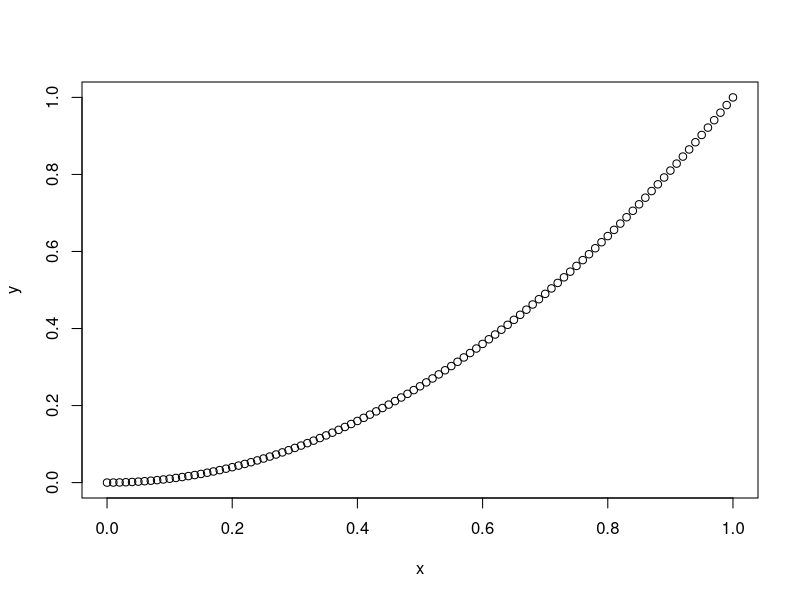
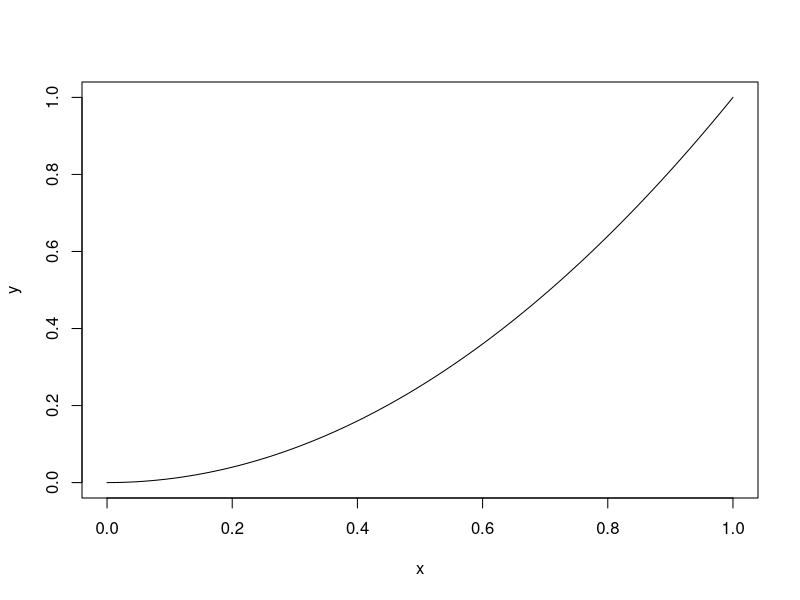
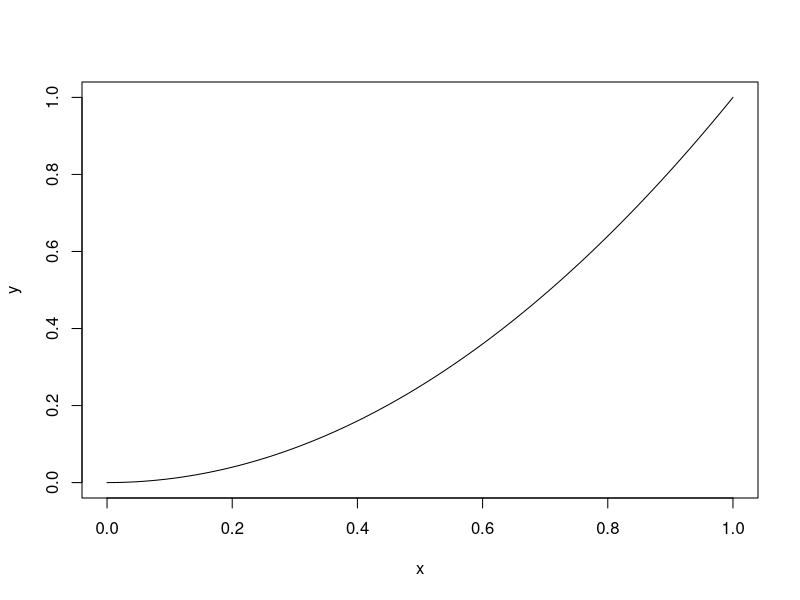
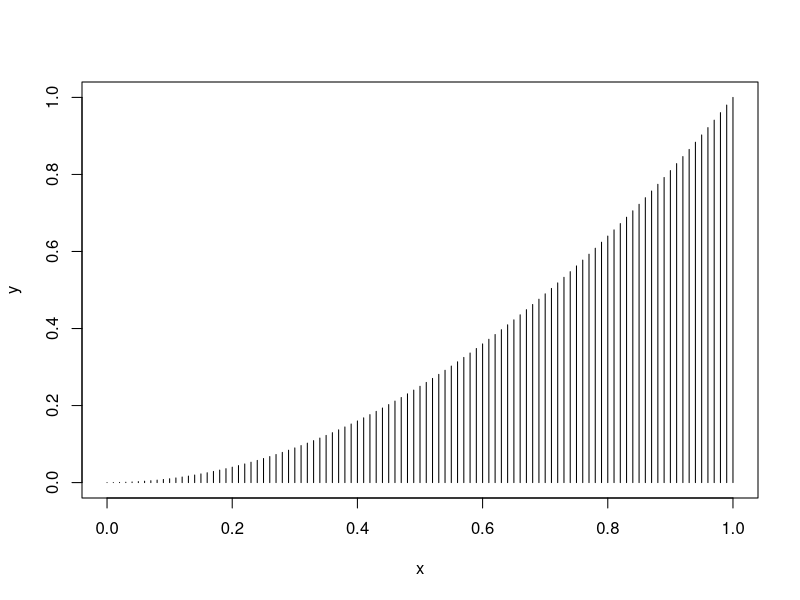
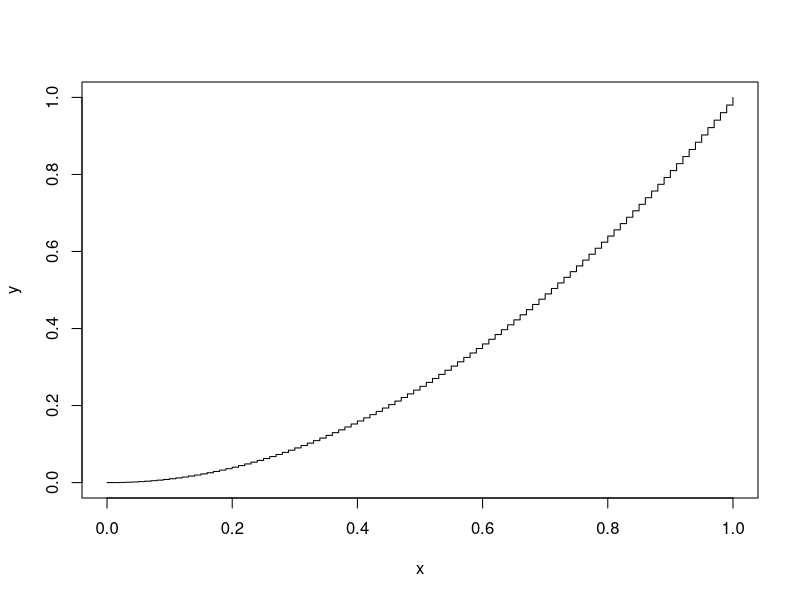
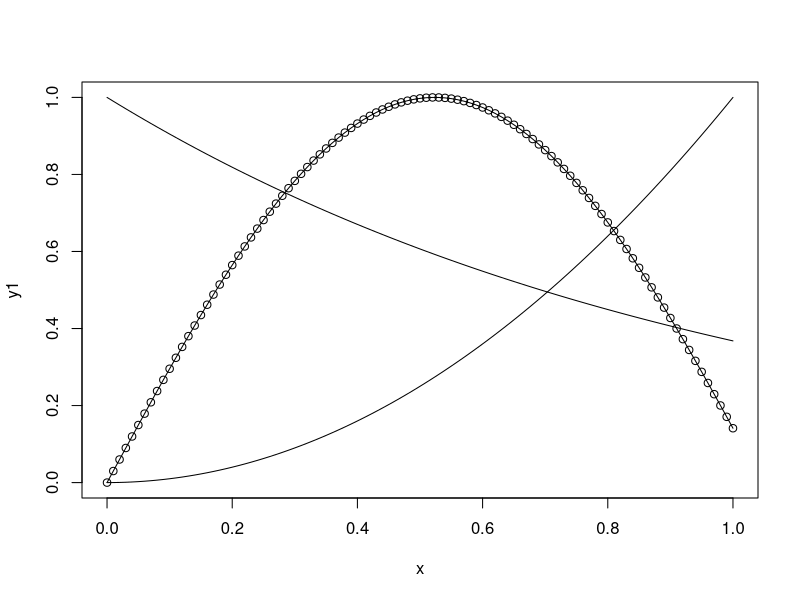
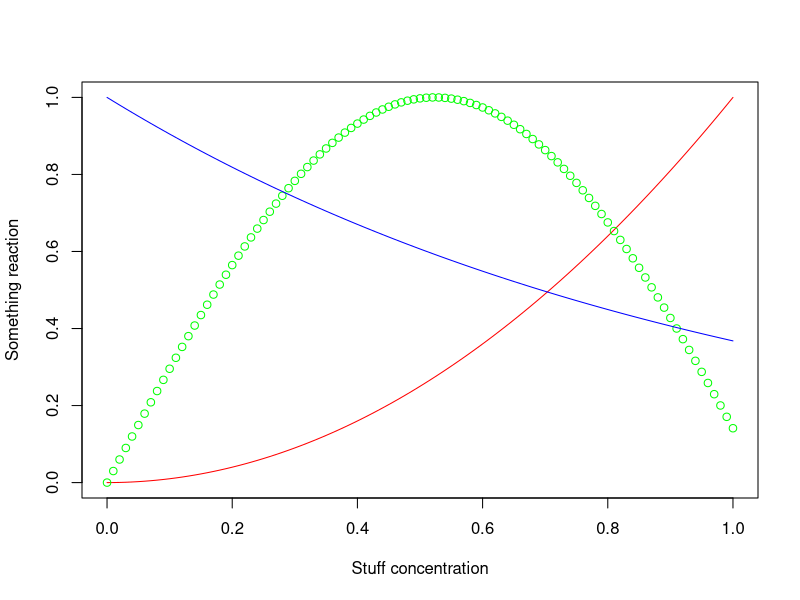
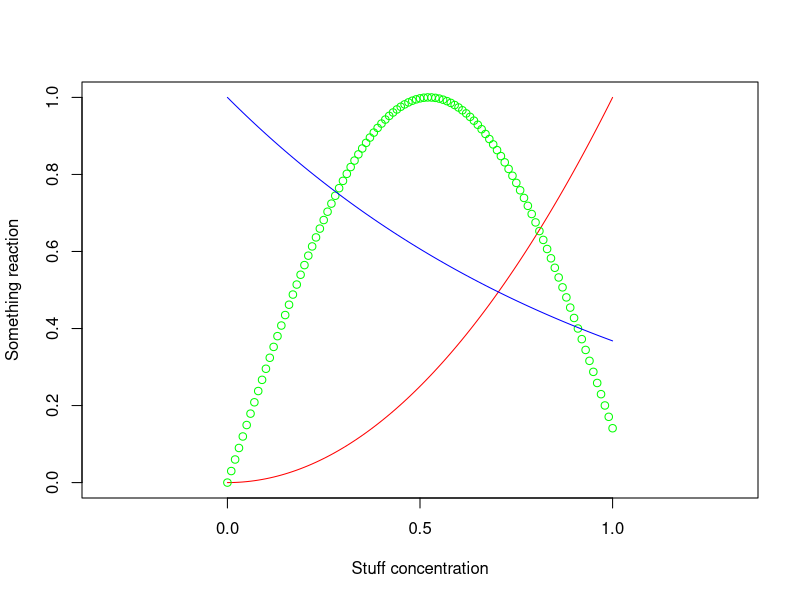

The R script that drew these images, in order: (Note: a time limit stopped this script after it produced the figures.)
## Построение графиков

# Рассмотрим несколько полезных функций для рисования графиков, 
# которые окажутся полезными для иллюстрации материала. 
# Начнем с того, что нарисуем параболу. 
# Для этого воспользуемся функцией `plot()`, задав ей требуемый график поточечно:


x <- seq(0, 1, 0.01)
y <- x ^ 2
plot(x, y)


# Основной недостаток нашего результата состоит в том, 
# что вместо графика мы получили набор круглешков для каждой точки. 
# Ситуацию легко исправить указав параметр `type = "l"`, 
# уточняющий что мы хотим соединить переданные точки линиями:

x <- seq(0, 1, 0.01)
y <- x ^ 2
plot(x, y, type = "l")

# Попробуйте также типы `"h"` и `"s"`:

x <- seq(0, 1, 0.01)
y <- x ^ 2
plot(x, y, type = "l")
plot(x, y, type = "h")
plot(x, y, type = "s")

# Как можно видеть, RStudio создало три отдельных полотна 
# (вместе с удобной возможностью между ними переключаться). 
# Если же вы хотите нарисовать несколько разных функций на одном полотне,
# то необходимо ограничеться одним вызовом `plot()` 
# и дорисовывать оставшиеся функции через `lines()` и `points()`:

x <- seq(0, 1, 0.01)
y1 <- x ^ 2
y2 <- sin(x * 3)
y3 <- exp(-x)

plot(x, y1, type = "l")
points(x, y2)
lines(x, y3)
lines(x, y2)

plot.new()

# Результат можно сделать интереснее, добавив цвета (с помощью параметра `col`) 
# и названия для осей:


x <- seq(0,1,0.01)
y1 <- x^2
y2 <- sin(x*3)
y3 <- exp(-x)
plot(x, y1, type = "l", col = "red", xlab = "Stuff concentration", ylab = "Something reaction")
points(x, y2, col = "green")
lines(x, y3, col = "blue")


# Наконец, если вы хотите нарисовать графики в нужном вам масштабе, 
# то можете указать требуемые участки осей (параметры `xlim` и `ylim`) 
# и отношение сторон полотна (`y/x`, параметр `asp`):


x <- seq(0,1,0.01)
y1 <- x^2
y2 <- sin(x*3)
y3 <- exp(-x)
plot(x, y1, type = "l", col = "red", xlab = "Stuff concentration", 
     ylab = "Something reaction", xlim = c(0,1), ylim = c(0,1), asp = 1)
points(x, y2, col = "green")
lines(x, y3, col = "blue")


### Рисование полигонов и подграфиков

# Часто очень удобно бывает продемонстрировать что-либо с помощью закрашенного подграфика. 
# Этого эффекта можно добиться с помощью функции `polygon`, 
# которая рисует полигон, заданный набором точек:

# `polygon()` лишь дорисовывает на полотне, не создавая свое,
# поэтому его сначала необходимо создать
# `plot.new()` позволяет это быстро сделать, не рисуя других графиков.
plot.new()
# (0, 0), (1, 0), (0.5, 1)
triangleX <- c(0, 1, 0.5)
triangleY <- c(0, 0, 1)
polygon(triangleX, triangleY)


rectX <- c(0.05, 0.05, 0.7, 0.7)
rectY <- c(0.2, 0.65, 0.65, 0.2)
polygon(rectX, rectY)


# Полигон можно закрашивать с помощью параметра `col` и убирать у него границу (черную обводку)
# установив `border = NA`:


plot.new()
# (0, 0), (1, 0), (0.5, 1)
triangleX <- c(0, 1, 0.5)
triangleY <- c(0, 0, 1)
polygon(triangleX, triangleY, col = "red")

rectX <- c(0.05, 0.05, 0.7, 0.7)
rectY <- c(0.2, 0.65, 0.65, 0.2)
polygon(rectX, rectY, col = "green", border = NA)

# Попробуем применить полигоны для закрашивания подграфиков:

x <- seq(-1,1,0.01)
y <- x^2
plot(x, y, type = "l", col = "red")
polygon(x, y, col = "red", border = NA)  


x <- seq(0,1,0.01)
y <- sin(x*3)
plot(x, y, type = "l", col = "red")
polygon(x, y, col = "red", border = NA)


# При таком подходе закрашенная область получется немного скривленной. 
# Это можно исправить добавив ещё две точки, соединяющие рисуемый полигон с осью абсцисс:


x <- seq(0,1,0.001)
y <- sin(x*3)
plot(x, y, type = "l", col = "red")
polygon(c(x, x[length(x)]), c(y, 0), col = "red", border = NA)

x <- seq(-1,1,0.01)
y <- x^2
plot(x, y, type = "l", col = "red")
polygon(c(x[1], x, x[length(x)] ),c(0, y, 0), col = "red", border = NA)



# Мы также можем добавить графикам прозрачности, 
# добавив цвета альфа-канал с помощью команды `adjustcolor()`. 
# Например: `adjustcolor("red", alpha.f = .25)`. 
# Это позволит нам также показывать пересечение двух подграфиков:


x <- seq(0, 1, 0.001)
y1 <- sin(x * 3)
y2 <- sin(1.5 + x * 3)
plot(x, y1, type = "l", col = "red")
lines(x, y2, col = "blue")
polygon(c(x, x[length(x)], x[1]),
        c(y1, 0, 0),
        col = adjustcolor("red", alpha.f = .10),
        border = NA)
polygon(c(x, x[length(x)], x[1]),
        c(y2, 0, 0),
        col = adjustcolor("blue", alpha.f = .50),
        border = NA)




### Упражнение 1

# Создайте функцию `normPlots()`, принимающую на вход четыре параметра 
# `mean1`, `mean2`, `sd`, `level` и рисующую две плотности нормального распределения
# с средними значениями `mean1` (красным цветом), `mean2` (синим) и дисперсией `sd^2`. 
# Плостности должны иметь закрашенные подграфики. Кроме того, если `level != NA`, 
# она должна рисовать вертикальную черту, выходящую из точки `(level, 0)` 
# и заканчивающуюся на вершине графика (на уровне пиков плотностей).
# Плотность нормального распределения вычисляется функцией `dnorm()`. 


normPlots <- function(mean1, mean2, sd, level = NA) {
  a <- min(mean1, mean2) - 3 * sd
  b <- max(mean1, mean2) + 3 * sd
  x <- seq(a, b, 0.001)
  y1 <- dnorm(x, mean = mean1, sd = sd)
  y2 <- dnorm(x, mean = mean2, sd = sd)
  plot(x, y1, type = "l", col = "red")
  lines(x, y2, col = "blue")
  extX <- c(x, x[length(x)], x[1])
  polygon(extX, c(y1, 0, 0), col = adjustcolor("red", alpha.f = .25), border = NA)
  polygon(extX, c(y2, 0, 0), col = adjustcolor("blue", alpha.f = .25), border = NA)
  
  if (!is.na(level)) {
    top <- 1 / (sd * sqrt(2 * pi))
    lines(c(level, level), c(0, top))
  }
}

normPlots(mean1 = -1, mean2 = 1, sd = 1, level = 0)


## Проверка гипотез

# Мы разработали новый революционный препарат, 
# позволяющий людям повысить своё IQ, 
# скажем, на двадцать пунктов и теперь хотим доказать его работоспособность. 
# Для этого мы вводим две гипотезы: $H_0$ - наше лекарство ничего не делает 
# и $H_a$ - оно работает как обещано. 
# Для проверки этой гипотезы мы проводим простой тест - 
# выбираем случайного человека с улицы (только одного, препарат дорогой!), 
# скармливаем ему лекарство и даём пройти IQ-тест. 
# Если в результате у него будет больше 120IQ, 
# то считаем что наше лекарство работает (принимаем альтернативную гипотезу $H_a$)
# или же меньше (отвергаем альтернативную гипотезу и принимаем $H_0$).
# 
# Картинка это иллюстрирующая, и предполагающая нормальное распределение IQ, 
# может быть получена так (красный график соответствует основной гипотезе, 
# а синий - альтернативной):


normPlots(100, 120, 10, level = 120)

# 
# Как видно из картинки, даже если наш препарат эффективен, - 
# вероятность тесту объявить наш препарат нерабочим равна $\alpha_2 = 50%$ (ошибка второго рода). 
# В то же время вероятность $\alpha_1$ неоправданно решить, 
# что препарат эффективен, когда это не так соответствует лишь 
# небольшому кусочку красной плотности (ошибка первого рода).
# 
# Двигая пограничное значение 120IQ влево или вправо мы может изменять значения этих ошибок, 
# но среди них нет строго оптимального: 
# уменьшение ошибки первого рода приводит к росту ошибки второго и наоборот.
# 
# На практике обычно фиксируют ошибку первого рода равной $\alpha_1 = 0.05$. 
# Вместо же ошибки второго рода, обычно говорят о **мощности** теста $1 - \alpha_2$, 
# описывающую вероятность действительно принять альтернативную гипотезу, если она верна. 
# Повышения мощности добиваются увеличением выборки.
# 
# В нашем случае, например, будет необходимо тестировать препарат на большем количестве людей. 
# Действительно, если мы протестируем 100 людей и рассмотрим их среднее значение IQ, 
# то оно также окажется нормально распределено с тем же средним, но в 10 раз меньшей sd. 
# Тогда тест с пограничным значением 110 должен дать очень низкие ошибки первого и второго рода,
# а соответственно и высокую мощность:

normPlots(100, 120, 1, level = 110)

# Обычно тесты проектируют так, чтобы они имели мощность не менее 0.8, а лучше 0.9 или 0.95.



### Размер эффекта

# Такой замечательный тест на всего 100 людях у нас получился благодаря тому, 
# что наш препарат обещал быть слишком эффективным. 
# Если же мы возбмём более скромный прирос в 2IQ, то результаты будут скромнее:


normPlots(100, 102, 1, level = 101)
normPlots(100, 102, 10, level = 101)


# Такое изменение было вызвано уменьшением ожидаемого эффекта нашего препарата. 
# Наоборот, достаточно увеличив этот эффект (пусть препарат добавляет 100IQ) 
# мы можем ограничиться и одним испытанием:


normPlots(100, 200, 10, level = 150)


# Отсюда можно вынести, что больший размер эффекта влечет к большей мощности. 
# Если же размер эффекта близок к нулю, 
# то чтобы добиться достаточной мощности нам может понадобиться очень большое число испытаний:


normPlots(100, 102, 0.1, level = 101)


# Заметим также, что размер эффекта задается не только разницей средних значений, 
# но и дисперсией распределения (растянотостью графика). 
# Для его определения обычно используется (коэффициент d Коэна)
# [https://en.wikipedia.org/wiki/Effect_size]
# с объединенным стандартным отклонением (pooled standard deviation):

# Обычно 0.2 считается маленьким размером эффекта, 0.5 средним, а 0.8 уже большим.

### Упражнение 2

# Какие значения коэффициента вы бы ожидали увидеть для выборок в случаях, 
# когда препарат увеличивает IQ на 20 пунктов? На 2?
#   
# Напишите функцию для вычисления Коэффициент d Коэна и посчитайте размер эффекта 
# для симулированных данных в случае приростов 20 и 2 IQ.
# Сравните их значения.


s.Squared <- function(x) {
  m <- mean(x)
  sum((x - mean(x))^2) / (length(x) - 1)
}

pooledSD <- function(x, y) {
  n1 <- length(x)
  n2 <- length(y)
  numerator <- (n1 - 1) * s.Squared(x) + (n2 - 1) * s.Squared(y)
  denominator <- n1 + n2 - 2
  sqrt(numerator / denominator)
}

cohen.d <- function(x, y) {
  (mean(x) - mean(y)) / pooledSD(x, y)
}

x <- rnorm(n = 100, mean = 100, sd = 10)
y <- rnorm(n = 100, mean = 120, sd = 10)

cohen.d(x, y)

### Тест Стьюдетна

# t-тест Стьюдента это один из наиболее распространенных тестов в статистике. 
# Он используется для определения равенства средних значений двух разных групп 
# (размеров $n_1$ и $n_2$).
# Предполагается, что обе группы имеют нормальное распределение с одинаковыми дисперсиями.
# За основную гипотезу берут предположение о равенстве средних значений, 
# а за альтернативную - наоборот, что они различаются (хоть на какую величину).
# 
# Например, мы можем измерять IQ двух групп - одной мы не даём никаких препаратов, 
# другим даём повышающий IQ. Затем как раз проверяем гипотезу о том, 
# что IQ изменилось против того, что препарат не оказал никакого эффекта.
# 
# Если основная гипотеза верна, то мы можем вычислить t-статистику, 
# имеющую распределение Стьюдента с $n_1 + n_2 - 2$ степенями свободы. 
# Перед тем, как двигаться дальше - найдем простой способ подсчета t-статистики.
# 
# Для проведения этого теста в R имеется функция `t.test()`. 
# Давайте попробуем применить её на каких-нибудь случайно сгенерированных данных:


x <- rnorm(100, 100, 10)
y <- rnorm(100, 102, 10)
t.test(x,y)


# Как вытащить из этого результата требуемую t-статистику?
# Или какое-нибудь другое из приведенных значений? 
# Общий метод разрешения подобных ситуаций - использовать функцию `names()`:


ttest <- t.test(x,y)
names(ttest)


# Интересующее нас значение t-статистики записано в значении `statistic`:

ttest$statistic
ttest[["statistic"]]


### Определение размера выборки необходимого для теста Стьюдетна

# Выше мы упоминали такие величины как ошибка первого рода, мощность, 
# размер эффекта и размер выборки, а также связи между ними. 
# Задав все кроме одной из них, мы можем получать оставшуюся величину. 
# В основном нас будет интересовать определение необходимого размера выборки 
# для проведения достаточно мощного теста, 
# так как вероятность ошибки первого рода более или менее фиксирована, 
# а на величину эффекта у нас часто нет никакого влияния. 
# В R для этого можно использовать функцию `power.t.test()`, основными её параметрами которой являются:
#   
# |параметер |что он описывает                                                                                |
# |----------|------------------------------------------------------------------------------------------------|
# |n         |размер выборки (для каждой группы)                                                              |
# |delta, sd |размер эффекта: разница между средними значениями в двух гипотезах и дисперсия их распределений |
# |sig.level |вероятность ошибки первого рода, обычно = 0.05                                                  |
# |power     |мощность, обычно не менее 0.8                                                                   |
#   
# Требуется указать ей все эти параметры кроме одного 
# (по-умолчанию указаны `sd = 1` и `sig.level = 0.05`, 
#   выставьте их в NULL, если именно их требуется найти). 
# Посмотрим какая нам требовалась выборка, для того,
# чтобы удостовериться в работостособности нашего препарата для увеличения IQ с мощностью в 0.8:


power.t.test(delta = 2, sd = 10, power = 0.8)$n


# Если же нам потребуется гарантировать большую мощность теста, 
# то потребуется обеспечить больший размер выборки:


print(paste("For 0.8:", power.t.test(delta = 20, sd = 10, power = 0.8)$n))
print(paste("For 0.85:", power.t.test(delta = 20, sd = 10, power = 0.85)$n))
print(paste("For 0.9:", power.t.test(delta = 20, sd = 10, power = 0.9)$n))
print(paste("For 0.95:", power.t.test(delta = 20, sd = 10, power = 0.95)$n))


# Такие маленькие размеры выборок требуются из-за нашего громадного размера эффекта. 
# Сравните результаты выше с ситуацией, когда наш препарат увеличивает IQ лишь на 2 пункта:


print(paste("For 0.8:", power.t.test(delta = 2, sd = 10, power = 0.8)$n))
print(paste("For 0.85:", power.t.test(delta = 2, sd = 10, power = 0.85)$n))
print(paste("For 0.9:", power.t.test(delta = 2, sd = 10, power = 0.9)$n))
print(paste("For 0.95:", power.t.test(delta = 2, sd = 10, power = 0.95)$n))


### Определение разницы между средними значениями двух выборок

# Что если мы не уверены на сколько именно наш препарат увеличивает IQ? 
# Прикинуть это можно с помощью точечной оценки $\bar{x}_1 - \bar{x}_2$. 
# Но насколько точна эта оценка? Это можно оценить с помощью доверительных интервалов. 
# Функция `t.test()` кроме прочего находит и доверительный интервал интервал уровня 0.95,
# в котором, по нашим данным, лежит разница средних значений:


x <- rnorm(10, mean = 120, sd = 10)
y <- rnorm(10, mean = 100, sd = 10)
ttest <- t.test(x, y)
ttest$conf.int


# Отметим что размер интервала уменьшается как корень из $n$ вместе с ростом размера выборки.

### Упражнение 3

# Напишите функцию, находящую размер интервала по данному размеру выборки, 
# двух средних значений и среднеквадратичного отклонения.
# 
# С её помощью проведите симуляции для каких-нибудь значений средних значений 
#и среднеквадратичного отклонения.
# Нарисуйте график зависимости размера интервала от размера выборки. 
# Можете использовать для этого функцию `replicate(<amount_of_repetitions>, <operation>)`

confidence.size <- function(n, m1, m2, s) {
  x <- rnorm(n, mean = m1, sd = s)
  y <- rnorm(n, mean = m2, sd = s)
  ttest <- t.test(x, y)
  ttest$conf.int[2] - ttest$conf.int[1]
}


### Упражнение 4

# Иногда контрольную группу полагают больше группы лечения. 
# Такое случается, например,в медицинских исследованиях, 
# когда обслуживание одного пациента из группы лечения (группы с новым лекарством)
# значительно дороже обслуживания пациента из контрольной группы (группы со старым лекарством).
# Но функция `power.t.test()` может вычислять мощность лишь при одинаковом размере групп. 
# Напишите собственную функцию вычисления мощности 
# `simulatePower(n1, n2, delta, sd = 1, sig.level = 0.05, steps = 10^4)`, основанную на симуляциях.

simulatePower <- function(n1, n2, delta, sd = 1, sig.level = 0.05, steps = 10^4) {
  pvs <- replicate(steps, t.test(rnorm(n1, 0, sd), rnorm(n2, delta, sd))$p.val)
  mean(pvs <= sig.level)
}


# Проверьте её:

print("For the sample size of 10:")
simulatePower(10, 10, 2, sd = 10)
power.t.test(delta = 2, sd = 10, n = 10)$power
print("For the sample size of 20:")
simulatePower(20, 20, 2, sd = 10)
power.t.test(delta = 2, sd = 10, n = 20)$power
print("For the sample size of 100:")
simulatePower(100, 100, 2, sd = 10)
power.t.test(delta = 2, sd = 10, n = 100)$power



### Упражнение 5

# Нарисуйте на одном полотне четыре графика зависимости мощности от размера выборки второй группы $n$
# при размерах первой (контрольной) $n$, $2n$, $3n$ и $4n$. 
# Полагайте средние значения равными 100 и 102, а среднеквадратичное отклонение - 10. 
# Рекомендуется проводить симуляции для значений $n$ от 10 до 1000 
# (не обязательно всех, достаточно для каждых 100) и на каждую симуляцию использовать порядка 1000 шагов.
# 
# Сделайте выводы.
# 
# Напомним, что чтобы определять была ли принята гипотеза достаточно проверить, 
# что полученное p-value оказалось меньше 0.05.

sampleSizes <- seq(10, 1000, 10)
single <- c()
double <- c()
triple <- c()
quadruple <- c()
for(i in sampleSizes) {
  single <- c(single, simulatePower(i, i, 2, sd = 10, steps=10^3))
  double <- c(double, simulatePower(2 * i, i, 2, sd = 10, steps=10^3))
  triple <- c(triple, simulatePower(3 * i, i, 2, sd = 10, steps=10^3))
  quadruple <- c(quadruple, simulatePower(4 * i, i, 2, sd = 10, steps=10^3))
}
plot(sampleSizes, single, type = "l", col = "purple")
lines(sampleSizes, double, col = "red")
lines(sampleSizes, triple, col = "green")
lines(sampleSizes, quadruple, col = "blue")
